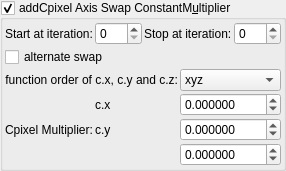
    <widget class="MyGroupBox" name="groupCheck_transf_addCpixel_enabled_false">
     <property name="toolTip">
      <string>&lt;html&gt;&lt;head/&gt;&lt;body&gt;&lt;p&gt;Cpixel is CVector3 c = ( c.x, c.y, c.z). It is each original point (pixel) in 3D space where the iteration starts from, ( c = original z for each point .) It is commonly found in formula structures z = f(z) + c.&lt;/p&gt;&lt;p&gt;The Cpixel multiplier effectively scales this point &amp;quot;c&amp;quot;.&lt;/p&gt;&lt;p&gt;This transform allows the swapping of the order of the &amp;quot;CVector3 c&amp;quot; components before being multiplied by &amp;quot;CVector3 z&amp;quot; components.&lt;/p&gt;&lt;/body&gt;&lt;/html&gt;</string>
     </property>
     <property name="title">
      <string>addCpixel Axis Swap ConstantM&amp;ultiplier</string>
     </property>
     <property name="checkable">
      <bool>true</bool>
     </property>
     <layout class="QVBoxLayout" name="verticalLayout_50">
      <property name="spacing">
       <number>2</number>
      </property>
      <property name="leftMargin">
       <number>2</number>
      </property>
      <property name="topMargin">
       <number>2</number>
      </property>
      <property name="rightMargin">
       <number>2</number>
      </property>
      <property name="bottomMargin">
       <number>2</number>
      </property>
      <item>
       <layout class="QGridLayout" name="gridLayout_81">
        <property name="spacing">
         <number>2</number>
        </property>
        <item row="3" column="3">
         <widget class="MySpinBox" name="spinboxInt_transf_stop_iterations_E">
          <property name="sizePolicy">
           <sizepolicy hsizetype="Preferred" vsizetype="Maximum">
            <horstretch>0</horstretch>
            <verstretch>0</verstretch>
           </sizepolicy>
          </property>
          <property name="maximum">
           <number>999</number>
          </property>
         </widget>
        </item>
        <item row="3" column="2">
         <widget class="QLabel" name="label_52">
          <property name="text">
           <string>Stop at iteration:</string>
          </property>
         </widget>
        </item>
        <item row="3" column="1">
         <widget class="MySpinBox" name="spinboxInt_transf_start_iterations_E">
          <property name="sizePolicy">
           <sizepolicy hsizetype="Minimum" vsizetype="Maximum">
            <horstretch>0</horstretch>
            <verstretch>0</verstretch>
           </sizepolicy>
          </property>
          <property name="minimum">
           <number>0</number>
          </property>
          <property name="maximum">
           <number>999</number>
          </property>
          <property name="value">
           <number>0</number>
          </property>
         </widget>
        </item>
        <item row="3" column="0">
         <widget class="QLabel" name="label_72">
          <property name="text">
           <string>Start at iteration:</string>
          </property>
         </widget>
        </item>
       </layout>
      </item>
      <item>
       <layout class="QGridLayout" name="gridLayout_24" columnstretch="0,0,0,1">
        <property name="spacing">
         <number>2</number>
        </property>
        <item row="0" column="0" colspan="2">
         <widget class="QCheckBox" name="checkBox_transf_alternate_enabled_false">
          <property name="text">
           <string>alternate swap</string>
          </property>
         </widget>
        </item>
        <item row="3" column="3">
         <widget class="MyDoubleSpinBox" name="spinbox3_transf_constant_multiplier_111_y">
          <property name="sizePolicy">
           <sizepolicy hsizetype="Minimum" vsizetype="Maximum">
            <horstretch>0</horstretch>
            <verstretch>0</verstretch>
           </sizepolicy>
          </property>
          <property name="prefix">
           <string/>
          </property>
          <property name="suffix">
           <string/>
          </property>
          <property name="decimals">
           <number>6</number>
          </property>
          <property name="minimum">
           <double>-99.989999999999995</double>
          </property>
          <property name="maximum">
           <double>99.989999999999995</double>
          </property>
          <property name="singleStep">
           <double>0.100000000000000</double>
          </property>
         </widget>
        </item>
        <item row="2" column="3">
         <widget class="MyDoubleSpinBox" name="spinbox3_transf_constant_multiplier_111_x">
          <property name="sizePolicy">
           <sizepolicy hsizetype="Minimum" vsizetype="Maximum">
            <horstretch>0</horstretch>
            <verstretch>0</verstretch>
           </sizepolicy>
          </property>
          <property name="prefix">
           <string/>
          </property>
          <property name="suffix">
           <string/>
          </property>
          <property name="decimals">
           <number>6</number>
          </property>
          <property name="minimum">
           <double>-99.989999999999995</double>
          </property>
          <property name="maximum">
           <double>99.989999999999995</double>
          </property>
          <property name="singleStep">
           <double>0.100000000000000</double>
          </property>
         </widget>
        </item>
        <item row="4" column="3">
         <widget class="MyDoubleSpinBox" name="spinbox3_transf_constant_multiplier_111_z">
          <property name="sizePolicy">
           <sizepolicy hsizetype="Minimum" vsizetype="Maximum">
            <horstretch>0</horstretch>
            <verstretch>0</verstretch>
           </sizepolicy>
          </property>
          <property name="prefix">
           <string/>
          </property>
          <property name="suffix">
           <string/>
          </property>
          <property name="decimals">
           <number>6</number>
          </property>
          <property name="minimum">
           <double>-99.989999999999995</double>
          </property>
          <property name="maximum">
           <double>99.989999999999995</double>
          </property>
          <property name="singleStep">
           <double>0.100000000000000</double>
          </property>
         </widget>
        </item>
        <item row="2" column="0" rowspan="3">
         <widget class="QLabel" name="label_108">
          <property name="text">
           <string>Cpixel Multiplier:</string>
          </property>
         </widget>
        </item>
        <item row="1" column="3">
         <widget class="QComboBox" name="comboBox_mandelbulbMulti_order_of_xyz">
          <item>
           <property name="text">
            <string notr="true">xyz</string>
           </property>
          </item>
          <item>
           <property name="text">
            <string notr="true">xzy</string>
           </property>
          </item>
          <item>
           <property name="text">
            <string notr="true">yxz</string>
           </property>
          </item>
          <item>
           <property name="text">
            <string notr="true">yzx</string>
           </property>
          </item>
          <item>
           <property name="text">
            <string notr="true">zxy</string>
           </property>
          </item>
          <item>
           <property name="text">
            <string notr="true">zyx</string>
           </property>
          </item>
         </widget>
        </item>
        <item row="1" column="0" colspan="2">
         <widget class="QLabel" name="label">
          <property name="text">
           <string>function order of c.x, c.y and c.z:</string>
          </property>
          <property name="alignment">
           <set>Qt::AlignRight|Qt::AlignTrailing|Qt::AlignVCenter</set>
          </property>
         </widget>
        </item>
        <item row="2" column="1">
         <widget class="QLabel" name="label_49">
          <property name="font">
           <font>
            <weight>50</weight>
            <bold>false</bold>
           </font>
          </property>
          <property name="text">
           <string notr="true">c.x</string>
          </property>
         </widget>
        </item>
        <item row="3" column="1">
         <widget class="QLabel" name="label_50">
          <property name="font">
           <font>
            <weight>50</weight>
            <bold>false</bold>
           </font>
          </property>
          <property name="text">
           <string notr="true">c.y</string>
          </property>
         </widget>
        </item>
       </layout>
      </item>
     </layout>
    </widget>
